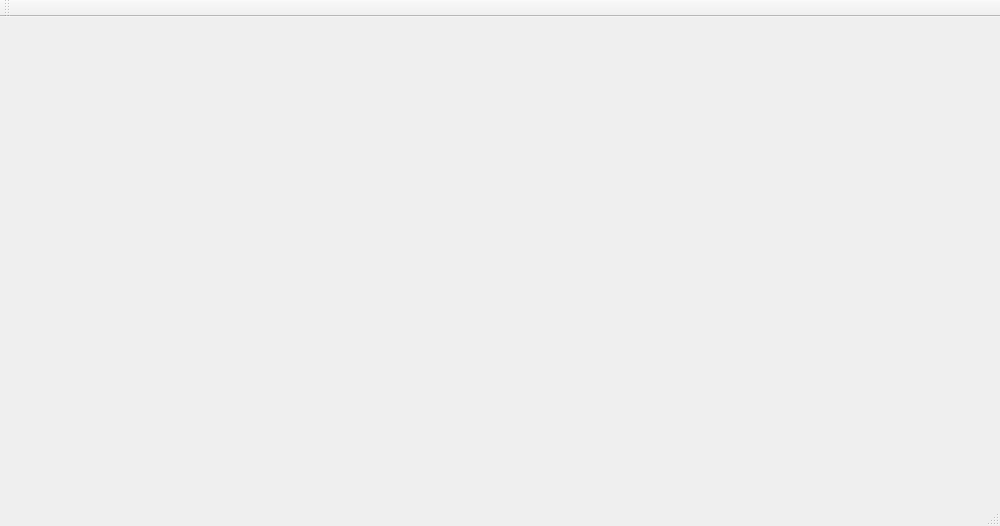
<?xml version="1.0" encoding="UTF-8"?>
<ui version="4.0">
 <class>Kaleidoscope</class>
 <widget class="QMainWindow" name="Kaleidoscope">
  <property name="geometry">
   <rect>
    <x>0</x>
    <y>0</y>
    <width>1000</width>
    <height>526</height>
   </rect>
  </property>
  <property name="windowTitle">
   <string>Kaleidoscope</string>
  </property>
  <widget class="QWidget" name="centralWidget"/>
  <widget class="QMenuBar" name="menuBar">
   <property name="geometry">
    <rect>
     <x>0</x>
     <y>0</y>
     <width>1000</width>
     <height>22</height>
    </rect>
   </property>
  </widget>
  <widget class="QToolBar" name="mainToolBar">
   <attribute name="toolBarArea">
    <enum>TopToolBarArea</enum>
   </attribute>
   <attribute name="toolBarBreak">
    <bool>false</bool>
   </attribute>
  </widget>
  <widget class="QStatusBar" name="statusBar"/>
 </widget>
 <layoutdefault spacing="6" margin="11"/>
 <resources/>
 <connections/>
</ui>
